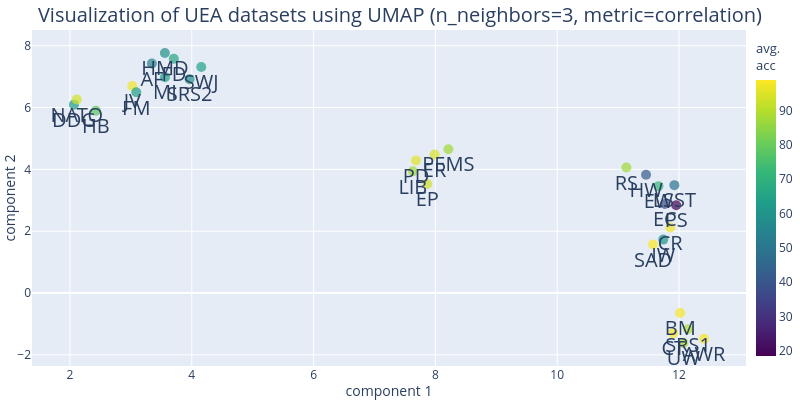
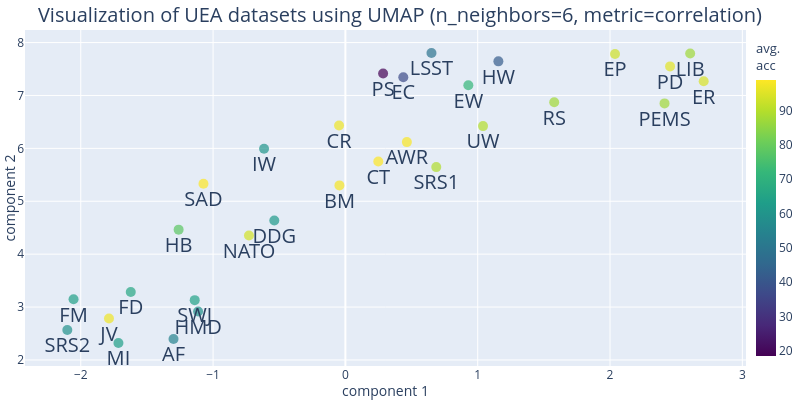
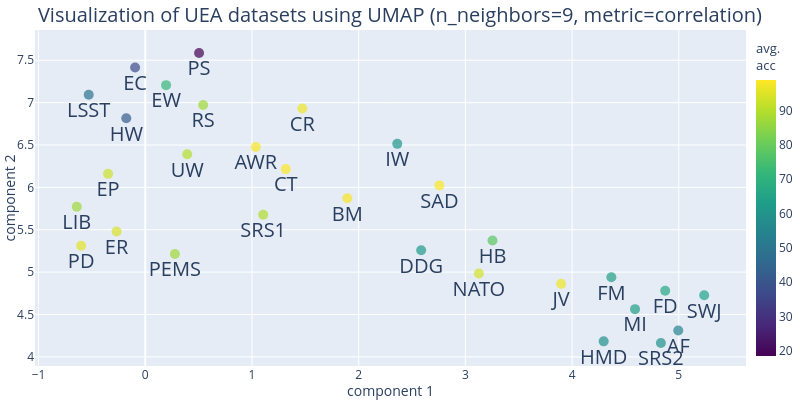
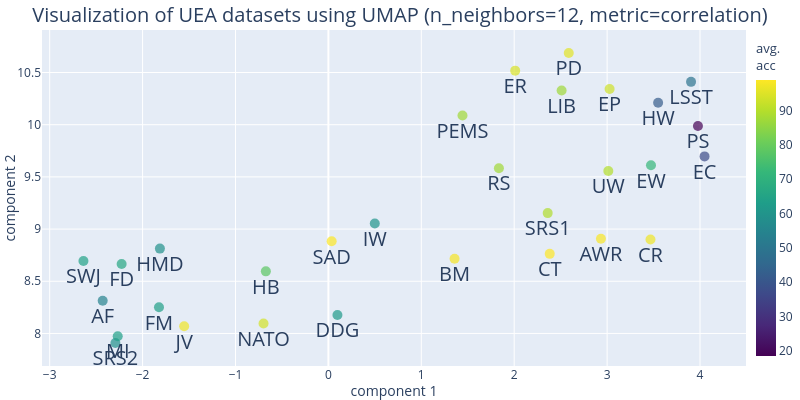

Notebook cell for these charts, in order:
### Code cell
from umap import UMAP

for i, k in enumerate([3,6,9,12]):
    reduction = UMAP(n_components=2, n_neighbors=k, metric="correlation",
                     random_state=0, n_jobs=1)
    X_umap = reduction.fit_transform(df)
    df_umap = pd.DataFrame(X_umap, columns=['x', 'y'])
    df_umap['dataset'] = df.index
    df_umap['acc'] = df.mean(axis=1).values


    fig = px.scatter(df_umap, x='x', y='y', text='dataset', 
                    labels={'x': 'component 1', 'y': 'component 2'},
                    color='acc',
                    color_continuous_scale=px.colors.sequential.Viridis,
                    # size='acc',
                    # size_max=8,
                    opacity=0.7)
    fig.update_traces(marker={'size': 10})
    # fig size
    fig.update_layout(width=800, height=400)
    # title
    fig.update_layout(title=f'Visualization of UEA datasets using UMAP (n_neighbors={k}, metric=correlation)', 
                        title_x=0.5,  # center the title
                        title_y=0.98,
                        title_font=dict(size=20))
    # tight layout
    fig.update_layout(
        coloraxis_colorbar=dict(
            title="avg.<br>acc",
            title_font=dict(size=13),
            tickmode="array",
            tickvals=list(range(0,101,10)),
            lenmode="fraction",
            thickness=20,
            len=1,
            yanchor="middle",
            y=0.5,
            xanchor="left",
            x=1.0,
        ),
    )
    fig.update_layout(margin=dict(l=0, r=0, t=30, b=15))
    fig.update_xaxes(title_standoff=7)
    fig.update_yaxes(title_standoff=7)

    # text size
    fig.update_traces(textfont_size=20)
    fig.update_traces(textposition='bottom center')
    fig.update_layout(showlegend=False)
    fig.show()

    # # save the figure
    write_image(fig, f'figures_tmp/umap_neighbors{k}_dataset.pdf', width=800, height=400, scale=2, format='pdf')

### Figure 1 — Plotly figure (JSON) as saved in the notebook; plotly's stock layout.template omitted (floating-point values rounded to 4 significant figures)
{"data": [{"hovertemplate": "component 1=%{x}<br>component 2=%{y}<br>dataset=%{text}<br>acc=%{marker.color}<extra></extra>", "legendgroup": "", "marker": {"color": [37.15, 66.41, 41.74, 78.12, 97.3, 87.45, 89.47, 59.29, 98.84, 89.87, 98.59, 54.6, 98.21, 98.95, 97.29, 61.81, 72.01, 93.2, 94.41, 63.9, 59.07, 60.24, 87.2, 49.23, 63.62, 93.76, 95.64, 18.43, 87.44, 64.44], "coloraxis": "coloraxis", "opacity": 0.7, "size": 10, "symbol": "circle"}, "mode": "markers+text", "name": "", "orientation": "v", "showlegend": false, "text": ["EC", "FD", "HW", "HB", "JV", "PEMS", "SRS1", "SRS2", "SAD", "UW", "AWR", "AF", "BM", "CT", "CR", "DDG", "EW", "EP", "ER", "FM", "HMD", "IW", "LIB", "LSST", "MI", "NATO", "PD", "PS", "RS", "SWJ"], "textfont": {"size": 20}, "textposition": "bottom center", "type": "scatter", "x": [11.77, 3.706, 11.46, 2.426, 3.024, 8.213, 12.15, 3.965, 11.57, 12.07, 12.41, 3.346, 12.02, 11.9, 11.85, 2.066, 11.66, 7.867, 7.986, 3.089, 3.559, 11.74, 7.63, 11.92, 3.56, 2.112, 7.681, 11.95, 11.14, 4.156], "xaxis": "x", "y": [2.878, 7.575, 3.825, 5.898, 6.699, 4.652, -1.172, 6.919, 1.569, -1.615, -1.48, 7.427, -0.6441, -1.301, 2.118, 6.094, 3.457, 3.529, 4.483, 6.494, 7.763, 1.728, 3.936, 3.49, 6.984, 6.26, 4.288, 2.842, 4.058, 7.312], "yaxis": "y"}], "layout": {"coloraxis": {"colorbar": {"len": 1, "lenmode": "fraction", "thickness": 20, "tickmode": "array", "tickvals": [0, 10, 20, 30, 40, 50, 60, 70, 80, 90, 100], "title": {"font": {"size": 13}, "text": "avg.<br>acc"}, "x": 1, "xanchor": "left", "y": 0.5, "yanchor": "middle"}, "colorscale": [[0, "#440154"], [0.1111, "#482878"], [0.2222, "#3e4989"], [0.3333, "#31688e"], [0.4444, "#26828e"], [0.5556, "#1f9e89"], [0.6667, "#35b779"], [0.7778, "#6ece58"], [0.8889, "#b5de2b"], [1, "#fde725"]]}, "height": 400, "legend": {"tracegroupgap": 0}, "margin": {"b": 15, "l": 0, "r": 0, "t": 30}, "showlegend": false, "title": {"font": {"size": 20}, "text": "Visualization of UEA datasets using UMAP (n_neighbors=3, metric=correlation)", "x": 0.5, "y": 0.98}, "width": 800, "xaxis": {"anchor": "y", "domain": [0, 1], "title": {"standoff": 7, "text": "component 1"}}, "yaxis": {"anchor": "x", "domain": [0, 1], "title": {"standoff": 7, "text": "component 2"}}}}

### Figure 2 — Plotly figure (JSON) as saved in the notebook; plotly's stock layout.template omitted (floating-point values rounded to 4 significant figures)
{"data": [{"hovertemplate": "component 1=%{x}<br>component 2=%{y}<br>dataset=%{text}<br>acc=%{marker.color}<extra></extra>", "legendgroup": "", "marker": {"color": [37.15, 66.41, 41.74, 78.12, 97.3, 87.45, 89.47, 59.29, 98.84, 89.87, 98.59, 54.6, 98.21, 98.95, 97.29, 61.81, 72.01, 93.2, 94.41, 63.9, 59.07, 60.24, 87.2, 49.23, 63.62, 93.76, 95.64, 18.43, 87.44, 64.44], "coloraxis": "coloraxis", "opacity": 0.7, "size": 10, "symbol": "circle"}, "mode": "markers+text", "name": "", "orientation": "v", "showlegend": false, "text": ["EC", "FD", "HW", "HB", "JV", "PEMS", "SRS1", "SRS2", "SAD", "UW", "AWR", "AF", "BM", "CT", "CR", "DDG", "EW", "EP", "ER", "FM", "HMD", "IW", "LIB", "LSST", "MI", "NATO", "PD", "PS", "RS", "SWJ"], "textfont": {"size": 20}, "textposition": "bottom center", "type": "scatter", "x": [0.4377, -1.622, 1.156, -1.26, -1.787, 2.412, 0.6868, -2.102, -1.073, 1.04, 0.4646, -1.299, -0.04498, 0.2486, -0.04781, -0.5372, 0.9292, 2.038, 2.708, -2.055, -1.113, -0.6147, 2.606, 0.6506, -1.715, -0.7288, 2.454, 0.2852, 1.578, -1.139], "xaxis": "x", "y": [7.346, 3.285, 7.645, 4.464, 2.784, 6.85, 5.646, 2.567, 5.329, 6.421, 6.118, 2.397, 5.3, 5.751, 6.432, 4.635, 7.192, 7.783, 7.268, 3.147, 2.914, 5.994, 7.795, 7.802, 2.321, 4.352, 7.549, 7.414, 6.872, 3.131], "yaxis": "y"}], "layout": {"coloraxis": {"colorbar": {"len": 1, "lenmode": "fraction", "thickness": 20, "tickmode": "array", "tickvals": [0, 10, 20, 30, 40, 50, 60, 70, 80, 90, 100], "title": {"font": {"size": 13}, "text": "avg.<br>acc"}, "x": 1, "xanchor": "left", "y": 0.5, "yanchor": "middle"}, "colorscale": [[0, "#440154"], [0.1111, "#482878"], [0.2222, "#3e4989"], [0.3333, "#31688e"], [0.4444, "#26828e"], [0.5556, "#1f9e89"], [0.6667, "#35b779"], [0.7778, "#6ece58"], [0.8889, "#b5de2b"], [1, "#fde725"]]}, "height": 400, "legend": {"tracegroupgap": 0}, "margin": {"b": 15, "l": 0, "r": 0, "t": 30}, "showlegend": false, "title": {"font": {"size": 20}, "text": "Visualization of UEA datasets using UMAP (n_neighbors=6, metric=correlation)", "x": 0.5, "y": 0.98}, "width": 800, "xaxis": {"anchor": "y", "domain": [0, 1], "title": {"standoff": 7, "text": "component 1"}}, "yaxis": {"anchor": "x", "domain": [0, 1], "title": {"standoff": 7, "text": "component 2"}}}}

### Figure 3 — Plotly figure (JSON) as saved in the notebook; plotly's stock layout.template omitted (floating-point values rounded to 4 significant figures)
{"data": [{"hovertemplate": "component 1=%{x}<br>component 2=%{y}<br>dataset=%{text}<br>acc=%{marker.color}<extra></extra>", "legendgroup": "", "marker": {"color": [37.15, 66.41, 41.74, 78.12, 97.3, 87.45, 89.47, 59.29, 98.84, 89.87, 98.59, 54.6, 98.21, 98.95, 97.29, 61.81, 72.01, 93.2, 94.41, 63.9, 59.07, 60.24, 87.2, 49.23, 63.62, 93.76, 95.64, 18.43, 87.44, 64.44], "coloraxis": "coloraxis", "opacity": 0.7, "size": 10, "symbol": "circle"}, "mode": "markers+text", "name": "", "orientation": "v", "showlegend": false, "text": ["EC", "FD", "HW", "HB", "JV", "PEMS", "SRS1", "SRS2", "SAD", "UW", "AWR", "AF", "BM", "CT", "CR", "DDG", "EW", "EP", "ER", "FM", "HMD", "IW", "LIB", "LSST", "MI", "NATO", "PD", "PS", "RS", "SWJ"], "textfont": {"size": 20}, "textposition": "bottom center", "type": "scatter", "x": [-0.09532, 4.873, -0.1779, 3.254, 3.897, 0.2779, 1.105, 4.832, 2.757, 0.3935, 1.036, 4.995, 1.893, 1.318, 1.472, 2.586, 0.1953, -0.3484, -0.2688, 4.368, 4.296, 2.362, -0.6416, -0.5299, 4.59, 3.127, -0.6007, 0.5041, 0.5425, 5.238], "xaxis": "x", "y": [7.415, 4.78, 6.815, 5.373, 4.862, 5.215, 5.676, 4.164, 6.023, 6.391, 6.477, 4.312, 5.871, 6.216, 6.93, 5.258, 7.206, 6.16, 5.479, 4.939, 4.183, 6.514, 5.771, 7.092, 4.563, 4.984, 5.312, 7.585, 6.973, 4.726], "yaxis": "y"}], "layout": {"coloraxis": {"colorbar": {"len": 1, "lenmode": "fraction", "thickness": 20, "tickmode": "array", "tickvals": [0, 10, 20, 30, 40, 50, 60, 70, 80, 90, 100], "title": {"font": {"size": 13}, "text": "avg.<br>acc"}, "x": 1, "xanchor": "left", "y": 0.5, "yanchor": "middle"}, "colorscale": [[0, "#440154"], [0.1111, "#482878"], [0.2222, "#3e4989"], [0.3333, "#31688e"], [0.4444, "#26828e"], [0.5556, "#1f9e89"], [0.6667, "#35b779"], [0.7778, "#6ece58"], [0.8889, "#b5de2b"], [1, "#fde725"]]}, "height": 400, "legend": {"tracegroupgap": 0}, "margin": {"b": 15, "l": 0, "r": 0, "t": 30}, "showlegend": false, "title": {"font": {"size": 20}, "text": "Visualization of UEA datasets using UMAP (n_neighbors=9, metric=correlation)", "x": 0.5, "y": 0.98}, "width": 800, "xaxis": {"anchor": "y", "domain": [0, 1], "title": {"standoff": 7, "text": "component 1"}}, "yaxis": {"anchor": "x", "domain": [0, 1], "title": {"standoff": 7, "text": "component 2"}}}}

### Figure 4 — Plotly figure (JSON) as saved in the notebook; plotly's stock layout.template omitted (floating-point values rounded to 4 significant figures)
{"data": [{"hovertemplate": "component 1=%{x}<br>component 2=%{y}<br>dataset=%{text}<br>acc=%{marker.color}<extra></extra>", "legendgroup": "", "marker": {"color": [37.15, 66.41, 41.74, 78.12, 97.3, 87.45, 89.47, 59.29, 98.84, 89.87, 98.59, 54.6, 98.21, 98.95, 97.29, 61.81, 72.01, 93.2, 94.41, 63.9, 59.07, 60.24, 87.2, 49.23, 63.62, 93.76, 95.64, 18.43, 87.44, 64.44], "coloraxis": "coloraxis", "opacity": 0.7, "size": 10, "symbol": "circle"}, "mode": "markers+text", "name": "", "orientation": "v", "showlegend": false, "text": ["EC", "FD", "HW", "HB", "JV", "PEMS", "SRS1", "SRS2", "SAD", "UW", "AWR", "AF", "BM", "CT", "CR", "DDG", "EW", "EP", "ER", "FM", "HMD", "IW", "LIB", "LSST", "MI", "NATO", "PD", "PS", "RS", "SWJ"], "textfont": {"size": 20}, "textposition": "bottom center", "type": "scatter", "x": [4.049, -2.226, 3.549, -0.6732, -1.552, 1.443, 2.361, -2.293, 0.03524, 3.013, 2.934, -2.429, 1.358, 2.383, 3.467, 0.09739, 3.472, 3.027, 2.011, -1.823, -1.814, 0.4995, 2.51, 3.904, -2.268, -0.6984, 2.587, 3.978, 1.835, -2.637], "xaxis": "x", "y": [9.696, 8.665, 10.21, 8.595, 8.069, 10.09, 9.153, 7.909, 8.883, 9.556, 8.907, 8.314, 8.715, 8.763, 8.9, 8.177, 9.611, 10.34, 10.52, 8.25, 8.813, 9.053, 10.33, 10.41, 7.974, 8.096, 10.69, 9.988, 9.583, 8.695], "yaxis": "y"}], "layout": {"coloraxis": {"colorbar": {"len": 1, "lenmode": "fraction", "thickness": 20, "tickmode": "array", "tickvals": [0, 10, 20, 30, 40, 50, 60, 70, 80, 90, 100], "title": {"font": {"size": 13}, "text": "avg.<br>acc"}, "x": 1, "xanchor": "left", "y": 0.5, "yanchor": "middle"}, "colorscale": [[0, "#440154"], [0.1111, "#482878"], [0.2222, "#3e4989"], [0.3333, "#31688e"], [0.4444, "#26828e"], [0.5556, "#1f9e89"], [0.6667, "#35b779"], [0.7778, "#6ece58"], [0.8889, "#b5de2b"], [1, "#fde725"]]}, "height": 400, "legend": {"tracegroupgap": 0}, "margin": {"b": 15, "l": 0, "r": 0, "t": 30}, "showlegend": false, "title": {"font": {"size": 20}, "text": "Visualization of UEA datasets using UMAP (n_neighbors=12, metric=correlation)", "x": 0.5, "y": 0.98}, "width": 800, "xaxis": {"anchor": "y", "domain": [0, 1], "title": {"standoff": 7, "text": "component 1"}}, "yaxis": {"anchor": "x", "domain": [0, 1], "title": {"standoff": 7, "text": "component 2"}}}}
